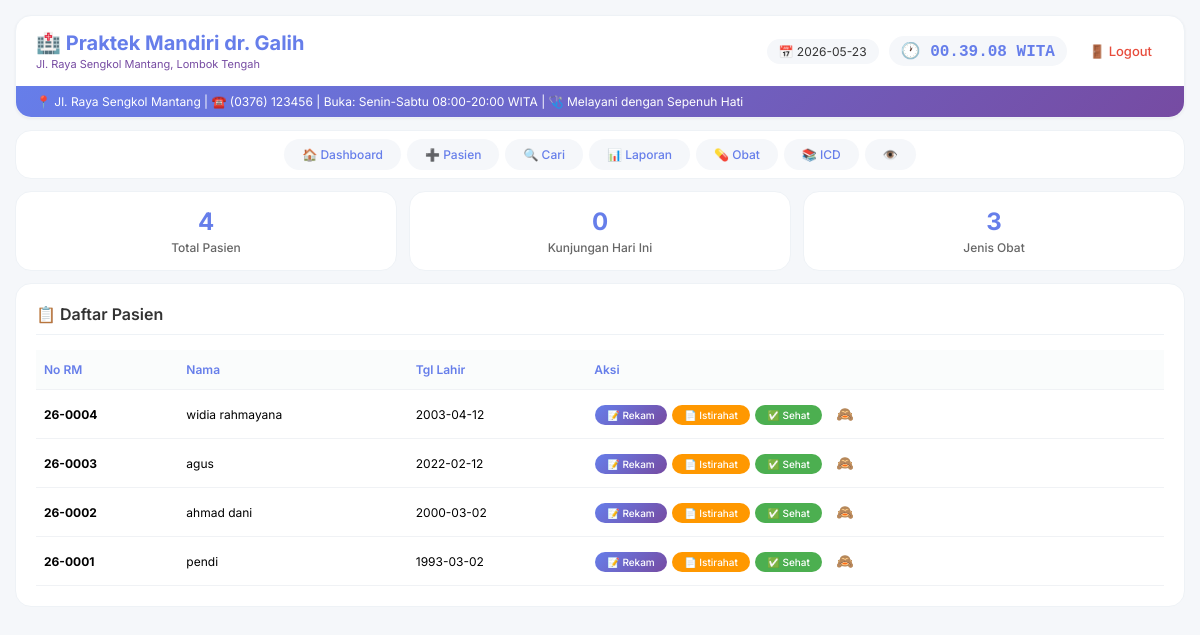
Screenshot of /dashboard (signed in) with the database file from the repository.
### tables this page shows
CREATE TABLE pasien (id INTEGER PRIMARY KEY AUTOINCREMENT, no_rm TEXT, nama TEXT, tgl_lahir TEXT, alamat TEXT, no_telp TEXT, aktif INTEGER DEFAULT 1, jenis_kelamin TEXT, pekerjaan TEXT, alergi TEXT, riwayat_penyakit TEXT);

### app.py (the view)
@app.route('/dashboard')
@login_required
def dashboard():
    conn = get_db()
    today = date_wita()
    semua_pasien = conn.execute("SELECT * FROM pasien ORDER BY id DESC").fetchall()
    total_pasien = len(semua_pasien)
    kunjungan_hari_ini = conn.execute("SELECT COUNT(*) as total FROM kunjungan WHERE tanggal=?", (today,)).fetchone()['total']
    total_obat = conn.execute("SELECT COUNT(*) as total FROM obat").fetchone()['total']
    conn.close()
    return render_template('dashboard.html',
                         semua_pasien=semua_pasien,
                         total_pasien=total_pasien,
                         kunjungan_hari_ini=kunjungan_hari_ini,
                         total_obat=total_obat,
                         today=today,
                         now_wita=now_wita)

### app.py (called while the page is built)
def date_wita():
    return datetime.now(WITA).strftime('%Y-%m-%d')

def get_db():
    conn = sqlite3.connect('klinik.db')
    conn.row_factory = sqlite3.Row
    return conn

def login_required(f):
    @wraps(f)
    def decorated(*args, **kwargs):
        if 'logged_in' not in session:
            return redirect(url_for('login'))
        return f(*args, **kwargs)
    return decorated

### templates/dashboard.html (shortened to what this page needs)
<!DOCTYPE html>
<html>
<head>
</head>
<body>
<div class="container">
    <div class="header">
        <div class="header-top">
            <div class="practice-name">
                <h1>🏥 Praktek Mandiri dr. Galih</h1>
                <p>Jl. Raya Sengkol Mantang, Lombok Tengah</p>
            </div>
            <div class="datetime">
                <div class="date">📅 {{ today }}</div>
                <div class="clock">🕐 <span id="jam_wita">--:--:--</span> WITA</div>
                <a href="/logout" class="btn-logout">🚪 Logout</a>
            </div>
        </div>
        <div class="running-text">
            <marquee scrollamount="2" onmouseover="this.stop()" onmouseout="this.start()">
                📍 Jl. Raya Sengkol Mantang | ☎️ (0376) 123456 | Buka: Senin-Sabtu 08:00-20:00 WITA | 🩺 Melayani dengan Sepenuh Hati
            </marquee>
        </div>
    </div>
    <div class="nav-menu">
        <a href="/dashboard">🏠 Dashboard</a>
        <a href="/pasien/baru">➕ Pasien</a>
        <a href="/cari_pasien">🔍 Cari</a>
        <a href="/laporan">📊 Laporan</a>
        <a href="/obat">💊 Obat</a>
        <a href="/icd10">📚 ICD</a>
        <a href="/pasien/hidden">👁️</a>
    </div>
    <div class="stats">
        <div class="stat-card"><h3>{{ total_pasien }}</h3><p>Total Pasien</p></div>
        <div class="stat-card"><h3>{{ kunjungan_hari_ini }}</h3><p>Kunjungan Hari Ini</p></div>
        <div class="stat-card"><h3>{{ total_obat }}</h3><p>Jenis Obat</p></div>
    </div>
    <div class="card">
        <h3>📋 Daftar Pasien</h3>
        <div style="overflow-x: auto;">
            <table>
                <thead>
                    <tr><th>No RM</th><th>Nama</th><th>Tgl Lahir</th><th>Aksi</th></tr>
                </thead>
                <tbody>
                    {% for p in semua_pasien %}
                    <tr>
                        <td><strong>{{ p.no_rm or "-" }}</strong></td>
                        <td>{{ p.nama }}</td>
                        <td>{{ p.tgl_lahir or "-" }}</td>
                        <td>
                            <a href="/rekam_medis/{{ p.id }}" class="btn-small">📝 Rekam</a>
                            <a href="/surat_istirahat/{{ p.id }}" class="btn-small btn-istirahat">📄 Istirahat</a>
                            <a href="/surat_sehat/{{ p.id }}" class="btn-small btn-sehat">✅ Sehat</a>
                            <a href="/pasien/hide/{{ p.id }}" class="hide-icon" onclick="return confirm('Sembunyikan {{ p.nama }}?')">🙈</a>
                        </td>
                    </tr>
                    {% endfor %}
                </tbody>
            </table>
        </div>
    </div>
</div>
</body>
</html>

### templates/dashboard.html (style rules this page uses)
* { margin: 0; padding: 0; box-sizing: border-box; }
body { font-family: 'Inter', sans-serif; background: #f5f7fa; min-height: 100vh; padding: 15px; }
.container { max-width: 100%; margin: 0 auto; width: 100%; }
.header { background: white; border-radius: 16px; margin-bottom: 12px; box-shadow: 0 1px 3px rgba(0,0,0,0.05); border: 1px solid #eef2f6; overflow: hidden; }
.header-top { padding: 15px 20px; display: flex; justify-content: space-between; align-items: center; flex-wrap: wrap; gap: 10px; }
.practice-name h1 { color: #667eea; font-size: 20px; margin-bottom: 2px; }
.practice-name p { color: #764ba2; font-size: 11px; }
.datetime { display: flex; align-items: center; gap: 10px; flex-wrap: wrap; }
.date { background: #f5f7fa; padding: 5px 12px; border-radius: 20px; font-size: 12px; color: #333; }
.clock { background: #f5f7fa; padding: 5px 12px; border-radius: 20px; font-size: 16px; font-weight: 600; color: #667eea; font-family: monospace; }
.btn-logout { background: transparent; color: #e74c3c; text-decoration: none; font-size: 13px; font-weight: 500; padding: 5px 12px; border-radius: 20px; }
.running-text { background: linear-gradient(135deg, #667eea, #764ba2); padding: 8px 20px; color: white; font-size: 12px; }
.stats { display: grid; grid-template-columns: repeat(3, 1fr); gap: 12px; margin-bottom: 12px; }
.stat-card { background: white; padding: 15px; border-radius: 16px; text-align: center; border: 1px solid #eef2f6; transition: all 0.2s; }
.stat-card h3 { font-size: 24px; font-weight: 700; color: #667eea; margin-bottom: 4px; }
.stat-card p { color: #666; font-size: 12px; font-weight: 500; }
.nav-menu { background: white; border-radius: 16px; padding: 8px 15px; margin-bottom: 12px; display: flex; justify-content: center; flex-wrap: wrap; gap: 6px; border: 1px solid #eef2f6; }
.nav-menu a { padding: 8px 18px; background: #f5f7fa; color: #667eea; text-decoration: none; border-radius: 30px; font-size: 12px; font-weight: 500; transition: all 0.2s; }
.card { background: white; border-radius: 16px; padding: 20px; margin-bottom: 12px; border: 1px solid #eef2f6; }
.card h3 { color: #333; margin-bottom: 15px; padding-bottom: 10px; border-bottom: 1px solid #eef2f6; font-size: 16px; font-weight: 600; }
table { width: 100%; border-collapse: collapse; font-size: 12px; }
th, td { padding: 12px 8px; text-align: left; border-bottom: 1px solid #f0f2f5; }
th { background: #fafcfc; color: #667eea; font-weight: 600; }
.btn-small { display: inline-block; padding: 4px 12px; background: linear-gradient(135deg, #667eea, #764ba2); color: white; border-radius: 20px; text-decoration: none; font-size: 10px; font-weight: 500; margin: 1px; }
.btn-istirahat { background: #ff9800; }
.btn-sehat { background: #4caf50; }
.hide-icon { font-size: 14px; margin-left: 4px; color: #e74c3c; text-decoration: none; display: inline-block; padding: 3px 6px; border-radius: 20px; }

### rows the page displays
pasien: no_rm "26-0004", nama "widia rahmayana", tgl_lahir "2003-04-12"
pasien: no_rm "26-0003", nama "agus", tgl_lahir "2022-02-12"
pasien: no_rm "26-0002", nama "ahmad dani", tgl_lahir "2000-03-02"
pasien: no_rm "26-0001", nama "pendi", tgl_lahir "1993-03-02"

### other values shown
{{ today }} "2026-05-23"
{{ total_pasien }} "4"
{{ kunjungan_hari_ini }} "0"
{{ total_obat }} "3"
